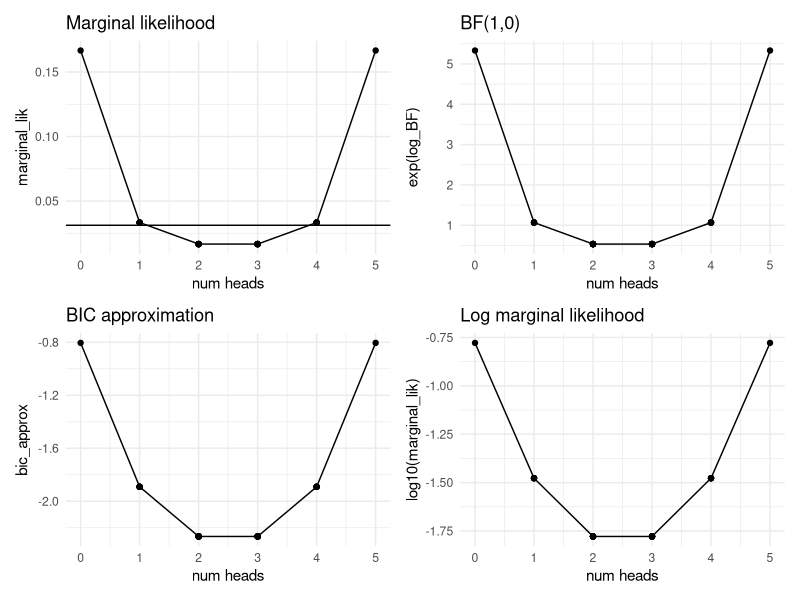

Source code (R):

library(tidyverse)
library(patchwork)

# parameters
N <- 5
alphaH <- 1
alphaT <- 1
eps <- 1e-7

# all binary sequences (0 = tail, 1 = head)
flips_mat <- expand.grid(
  rep(
    list(c(0, 1)),
    N
  )
) |>
  as.matrix()

# stats
Nh <- rowSums(flips_mat == 1)
Nt <- rowSums(flips_mat == 0)

marginal_lik <- exp(
  lbeta(alphaH + Nh, alphaT + Nt) -
    lbeta(alphaH, alphaT)
)
mle <- Nh / N

max_log_lik <- Nh * log10(mle + eps) +
  Nt * log10(1 - mle + eps)

# Log marginal likelihood (natural log)
log_marginal <- lbeta(alphaH + Nh, alphaT + Nt) -
  lbeta(alphaH, alphaT)

log10_marginal <- log_marginal / log(10)

# BIC approximation to log marginal likelihood (natural log)
k <- 1  # one parameter (theta)
bic_approx <- max_log_lik - (k / 2) * log(N)

log_BF <- lbeta(alphaH + Nh, alphaT + Nt) -
  lbeta(alphaH, alphaT) - N * log(0.5)

df <- tibble(
  Nh = Nh,
  Nt = Nt,
  marginal_lik = marginal_lik,
  log_marginal = log_marginal,
  max_log_lik = max_log_lik,
  bic_approx = bic_approx,
  log10_marginal = log10_marginal,
  log_BF = log_BF
) |>
  arrange(Nh)

p0 <- (1 / 2)^N

# plots
p1 <- ggplot(
  df,
  aes(x = Nh, y = marginal_lik)
) +
  geom_line() +
  geom_point() +
  geom_hline(yintercept = p0) +
  labs(
    title = "Marginal likelihood",
    x = "num heads"
  ) +
  theme_minimal()

p2 <- ggplot(
  df,
  aes(x = Nh, y = exp(log_BF))
) +
  geom_line() +
  geom_point() +
  labs(
    title = "BF(1,0)",
    x = "num heads"
  ) +
  theme_minimal()

p3 <- ggplot(
  df,
  aes(x = Nh, y = bic_approx)
) +
  geom_line() +
  geom_point() +
  labs(
    title = "BIC approximation",
    x = "num heads"
  ) +
  theme_minimal()

p4 <- ggplot(
  df,
  aes(x = Nh, y = log10(marginal_lik))
) +
  geom_line() +
  geom_point() +
  labs(
    title = "Log marginal likelihood",
    x = "num heads"
  ) +
  theme_minimal()

# combine in one window
wrap_plots(list(p1, p2, p3, p4))
